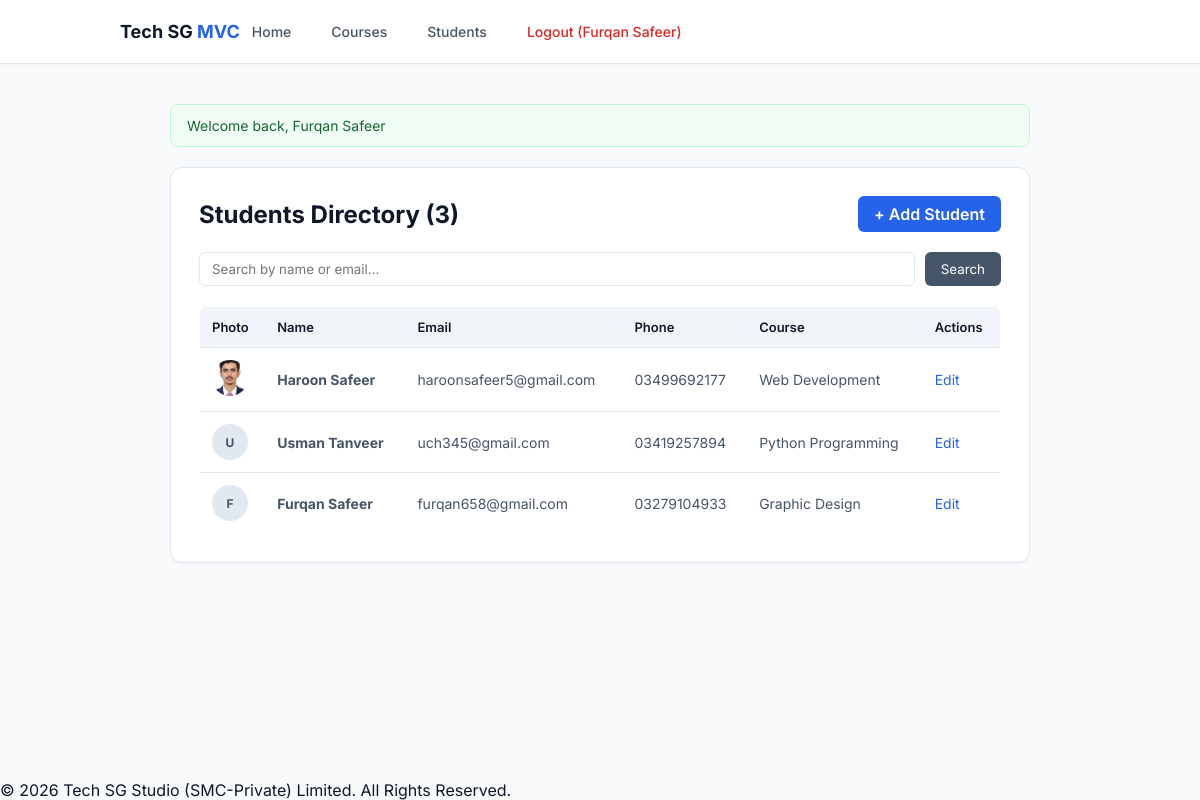
Screenshot of /public/students (signed in) with the database file from the repository.
### tables this page shows
CREATE TABLE `students` (
  `id` int(10) UNSIGNED NOT NULL,
  `course_id` int(10) UNSIGNED DEFAULT NULL,
  `name` varchar(100) NOT NULL,
  `email` varchar(150) NOT NULL,
  `phone` varchar(20) DEFAULT NULL,
  `photo` varchar(120) DEFAULT NULL,
  `created_at` timestamp NOT NULL DEFAULT current_timestamp()
);

CREATE TABLE `courses` (
  `id` int(10) UNSIGNED NOT NULL,
  `title` varchar(150) NOT NULL
);

### app/Core/Controller.php (called while the page is built, shortened)
<?php
class Controller
{
    protected function view(string $view, array $data = []): void
    {
        extract($data);
        require ROOT . '/app/Views/layout/header.php';
        require ROOT . '/app/Views/' . $view . '.php';
        require ROOT . '/app/Views/layout/footer.php';
    }
}
function e($v): string {
    return htmlspecialchars((string) $v, ENT_QUOTES, 'UTF-8');
}

### app/Controllers/StudentsController.php (called while the page is built, shortened)
<?php
class StudentsController extends Controller
{
    private Student $model;
    public function __construct()
    {
        $this->model = new Student();
    }
    public function index(): void
    {
        $q = trim($_GET['q'] ?? '');
        $page = max(1, (int)($_GET['page'] ?? 1));
        $perPage = 5;
        $total = $this->model->count($q);
        $this->view('students/index', [
            'rows' => $this->model->paginate($q, $perPage, ($page - 1) * $perPage),
            'page' => $page,
            'pages' => max(1, (int)ceil($total / $perPage)),
            'total' => $total,
            'q' => $q,
            'csrf' => $this->csrfToken()
        ]);
    }
}

### app/Core/Router.php (called while the page is built, shortened)
<?php
class Router
{
    public function dispatch(): void
    {
        $url = trim($_GET['url'] ?? '', '/');
        $parts = $url === '' ? [] : explode('/', $url);
        $method = $parts[1] ?? 'index';
        $params = array_slice($parts, 2);
        $controller = new $class();
        call_user_func_array([$controller, $method], $params);
    }
}

### public/index.php (called while the page is built, shortened)
<?php
spl_autoload_register(function (string $class) {
    foreach (['app/Core/', 'app/Controllers/', 'app/Models/'] as $dir) {
        $file = ROOT . '/' . $dir . $class . '.php';
        if (is_file($file)) {
            return;
        }
    }
});
(new Router())->dispatch();

### app/Core/Database.php (called while the page is built)
<?php
class Database
{
    private static ?PDO $pdo = null;
    public static function connect(): PDO
    {
        if (self::$pdo === null) {
            try {
                self::$pdo = new PDO(
                    "mysql:host=" . DB_HOST . ";dbname=" . DB_NAME . ";charset=utf8mb4",
                    DB_USER,
                    DB_PASS,
                    [
                        PDO::ATTR_ERRMODE => PDO::ERRMODE_EXCEPTION,
                        PDO::ATTR_DEFAULT_FETCH_MODE => PDO::FETCH_ASSOC,
                        PDO::ATTR_EMULATE_PREPARES => false,
                    ]
                );
            } catch (PDOException $e) {
                error_log($e->getMessage());
                http_response_code(500);
                die(APP_DEBUG ? $e->getMessage() : "Database connection error.");
            }
        }
        return self::$pdo;
    }
}

### app/Core/Model.php (called while the page is built, shortened)
<?php
abstract class Model
{
    public function __construct()
    {
        $this->db = Database::connect();
    }
}

### app/Models/Student.php (called while the page is built, shortened)
<?php
class Student extends Model
{
    public function paginate(string $q, int $limit, int $offset): array
    {
        $sql = "SELECT s.*, c.title AS course
                FROM students s LEFT JOIN courses c ON c.id = s.course_id
                WHERE s.name LIKE :q1 OR s.email LIKE :q2
                ORDER BY s.id DESC LIMIT " . (int)$limit . " OFFSET " . (int)$offset;
        $st = $this->db->prepare($sql);
        $st->execute([
            'q1' => "%$q%",
            'q2' => "%$q%"
        ]);
        return $st->fetchAll();
    }
    public function count(string $q = ''): int
    {
        $st = $this->db->prepare("SELECT COUNT(*) FROM students WHERE name LIKE :q1 OR email LIKE :q2");
        $st->execute([
            'q1' => "%$q%",
            'q2' => "%$q%"
        ]);
        return (int)$st->fetchColumn();
    }
}

### app/Views/students/index.php (the view, shortened to what this page needs)
<div style="display: flex; justify-content: space-between; align-items: center; margin-bottom: 20px;">
    <h2>Students Directory (<?= (int)$total ?>)</h2>
    <a href="<?= BASE_URL ?>/students/create" class="btn" style="padding: 8px 16px; text-decoration:none; border-radius:6px;">+ Add Student</a>
</div>
<form method="GET" action="<?= BASE_URL ?>/students" style="margin-bottom: 20px; display:flex; gap:10px;">
    <input type="text" name="q" value="<?= e($q) ?>" placeholder="Search by name or email..." style="flex:1; padding:8px 12px; border:1px solid #e2e8f0; border-radius:6px;">
    <button type="submit" style="padding:8px 16px; background:#475569; color:#fff; border:none; border-radius:6px; cursor:pointer;">Search</button>
</form>
<table>
    <thead>
        <tr>
            <th>Photo</th>
            <th>Name</th>
            <th>Email</th>
            <th>Phone</th>
            <th>Course</th>
            <th>Actions</th>
        </tr>
    </thead>
    <tbody>
        <?php if (empty($rows)): ?>
            <tr><td colspan="6" style="text-align: center;">No students found.</td></tr>
        <?php else: ?>
            <?php foreach ($rows as $r): ?>
                <tr>
                    <td>
                        <?php if (!empty($r['photo'])): ?>
                            <img src="<?= BASE_URL ?>/uploads/<?= e($r['photo']) ?>" style="width:36px; height:36px; border-radius:50%; object-fit:cover;">
                        <?php else: ?>
                            <div style="width:36px; height:36px; border-radius:50%; background:#e2e8f0; display:flex; align-items:center; justify-content:center; font-size:12px; font-weight:700; color:#475569;">
                                <?= strtoupper(substr($r['name'], 0, 1)) ?>
                            </div>
                        <?php endif; ?>
                    </td>
                    <td><strong><?= e($r['name']) ?></strong></td>
                    <td><?= e($r['email']) ?></td>
                    <td><?= e($r['phone'] ?? '-') ?></td>
                    <td><?= e($r['course'] ?? 'N/A') ?></td>
                    <td>
                        <a href="<?= BASE_URL ?>/students/edit/<?= (int)$r['id'] ?>" style="color:#2563eb; text-decoration:none; margin-right:10px;">Edit</a>
                    </td>
                </tr>
            <?php endforeach; ?>
        <?php endif; ?>
    </tbody>
</table>

### app/Views/layout/header.php (style rules this page uses)
:root { --bg-body: #f8fafc; --surface: #ffffff; --primary: #2563eb; --text-main: #0f172a; --text-sub: #475569; --border: #e2e8f0; }
* { margin:0; padding:0; box-sizing:border-box; font-family:'Inter', sans-serif; }
body { background-color: var(--bg-body); color: var(--text-main); min-height:100vh; display:flex; flex-direction:column; }
.btn { background:var(--primary); color:#fff !important; font-weight:600; }
table { width:100%; border-collapse:collapse; margin-top:16px; border:1px solid var(--border); border-radius:8px; overflow:hidden; }
th { background:#f1f5f9; padding:12px; text-align:left; font-size:13px; font-weight:600; border-bottom:1px solid var(--border); }
td { padding:12px; border-bottom:1px solid var(--border); font-size:14px; color:var(--text-sub); }

### rows the page displays
students: photo (picture), name "Haroon Safeer", email "haroonsafeer5@gmail.com", phone "03499692177", course.title "Web Development"
students: name "U", name "Usman Tanveer", email "uch345@gmail.com", phone "03419257894", course.title "Python Programming"
students: name "F", name "Furqan Safeer", email "furqan658@gmail.com", phone "03279104933", course.title "Graphic Design"

### other values shown
$_SESSION['user']['name'] "Furqan Safeer"
$f['msg'] "Welcome back, Furqan Safeer"
$total "3"
